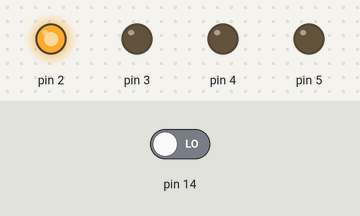
This sketch was run on a simulated Arduino Mega 2560, built with avr-gcc and run on an emulated ATmega2560. Parts: output pins drawn as LEDs (lit = HIGH). The test bench sets the inputs (shaded band); at power-on: pin 14 LOW.

Above: at 0.05 s.
At 0.65 s:
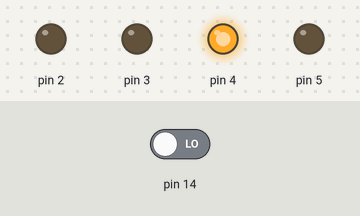
At 1.35 s:
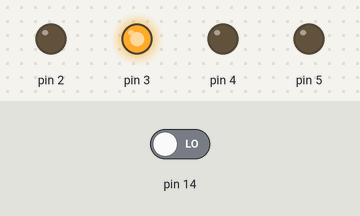
At 2.75 s:
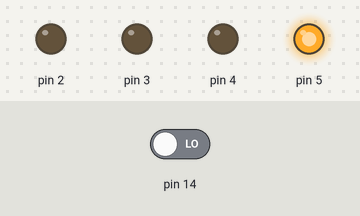
Timing chart, 0 to 3.0 s (numbered marks = the images above):
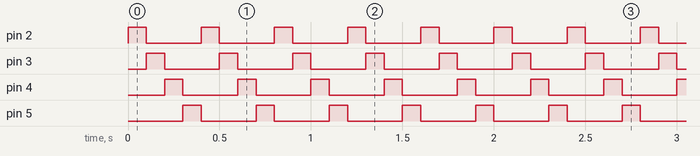

The sketch:

6_exercise3.ino
```cpp
#define F_CPU 16000000L
#include <avr/io.h>
#include <util/delay.h>

int state = 0;          // 현재 LED 위치 (0~3)
int dir = 1;            // 방향 (1: 정방향, -1: 역방향)

int last_button = 0;

void setup()
{
    // LED 출력 설정
    DDRE |= (1<<PE3) | (1<<PE4) | (1<<PE5);
    DDRG |= (1<<PG5);

    // 버튼 입력 설정 (PJ1)
    DDRJ &= ~(1<<PJ1);
}

void loop()
{
    // 버튼 읽기
    int current_button = (PINJ & (1<<PJ1));

    // 버튼 "눌린 순간" 감지
    if (current_button && !last_button)
    {
        dir = -dir;   // 방향 반전
        _delay_ms(50); // 디바운싱
    }
    last_button = current_button;

    // LED 출력 초기화
    PORTE = 0;
    PORTG = 0;

    // 현재 상태 LED 켜기
    switch(state)
    {
        case 0: PORTE = (1<<PE4); break; // 2번
        case 1: PORTE = (1<<PE5); break; // 3번
        case 2: PORTG = (1<<PG5); break; // 4번
        case 3: PORTE = (1<<PE3); break; // 5번
    }

    // 100ms 대기
    _delay_ms(100);

    // 상태 이동 (방향 적용)
    state += dir;

    //  범위 처리 (0~3 유지)
    if (state > 3) state = 0;
    if (state < 0) state = 3;
}
```

Measured:
- by itself, pin 2–5: alternates HIGH for 0.10 s and LOW for 0.30 s
